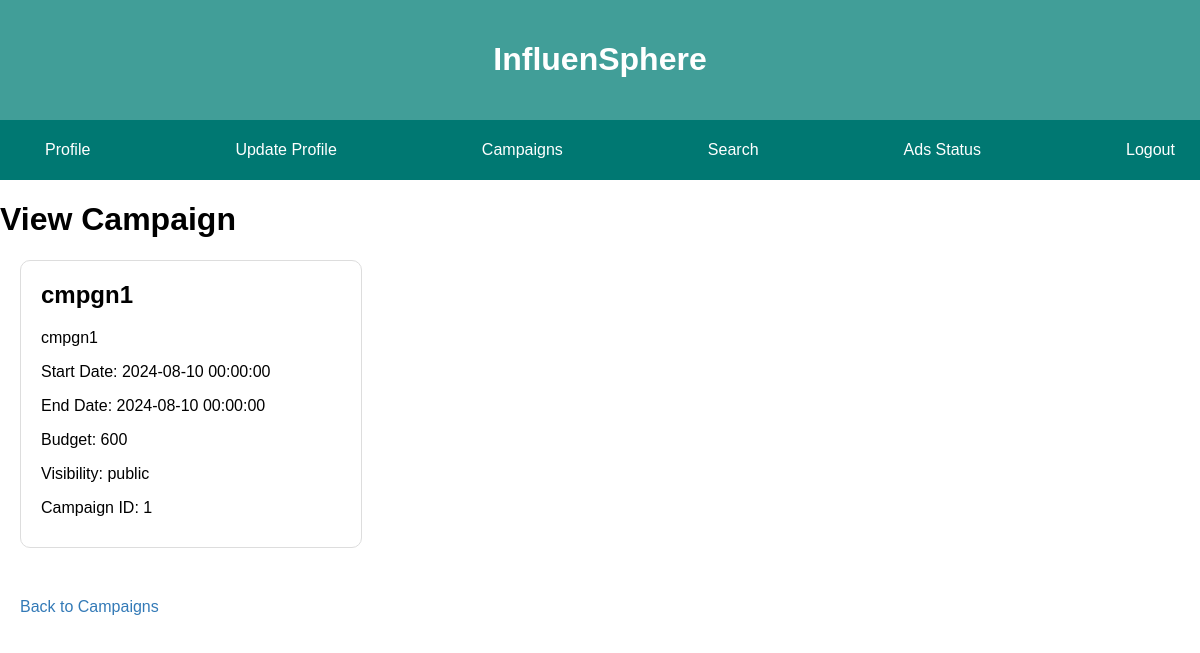
Page /campaigns/1 on the committed database.
### backend/models.py (models this page shows)
class Campaign(db.Model):
    __tablename__ = 'campaigns'
    id = Column(Integer, primary_key=True)
    name = Column(String, nullable=False)
    description = Column(String)
    start_date = Column(DateTime)
    end_date = Column(DateTime)
    budget = Column(Integer)
    visibility = Column(Enum('public', 'private', name='campaign_visibility'))
    sponsor_id=Column(Integer,ForeignKey('users.id'))
    sponsor = relationship('Sponsor', backref='campaigns')
    flag= Column(Boolean, default=False)

### backend/controllers.py (the view)
@app.route('/campaigns/<int:id>')
def view_campaign(id):
    campaign = Campaign.query.get_or_404(id)
    return render_template('view_campaign.html', campaign=campaign)

### templates/view_campaign.html (shortened to what this page needs)
<!DOCTYPE html>
<html>
<head>
    <link rel="stylesheet" href="{{ url_for('static', filename='campaigns.css')}}">
</head>
<body>
    <header>
        <h1>InfluenSphere</h1>
    </header>
    <nav>
        <ul>
            <li><a href="/sdashboard" class="nav-link">Profile</a></li>
            <li><a href="/supdate" class="nav-link">Update Profile</a></li>
            <li><a href="/campaigns" class="nav-link">Campaigns</a></li>
            <li><a href="/search" class="nav-link">Search</a>
            <li><a href="/ads_details" class="nav-link">Ads Status</a>
            <li><a href="/logout" class="nav-link">Logout</a>
        </ul>
    </nav>
    <h1>View Campaign</h1>
    <div class="campaign card container">
        <h2>{{ campaign.name }}</h2>
        <p>{{ campaign.description }}</p>
        <p>Start Date: {{ campaign.start_date }}</p>
        <p>End Date: {{ campaign.end_date }}</p>
        <p>Budget: {{ campaign.budget }}</p>
        <p>Visibility: {{ campaign.visibility }}</p>
        <p>Campaign ID: {{ campaign.id }}</p>
    </div>
    <button><a href="{{ url_for('campaigns') }}">Back to Campaigns</a></button>
</body>
</html>

### static/campaigns.css (style rules this page uses)
body { font-family: Arial, sans-serif; margin: 0; padding: 0; }
header { background: #419E98; color: #fff; padding: 20px; text-align: center; }
nav { background-color: #007872; padding: 5px; text-align: center; }
nav ul { list-style: none; left-margin: 30px; padding: 0; display: flex; justify-content: space-between; }
nav li { margin-right: 20px; margin-left:40px; }
.nav-link { color: #fff; text-decoration: none; transition: color 0.3s; }
.card { background-color: #fff; border: 1px solid #ddd; border-radius: 10px; padding: 20px; margin: 20px; width: 300px; }
.container { padding: 20px; }
.container h2 { font-weight: bold; margin-top: 0; }
.container p { margin-bottom: 10px; }
button { margin-top: 20px; background-color: #fff; border: none; padding: 10px 20px; font-size: 16px; cursor: pointer; }
button a { text-decoration: none; color: #337ab7; }

### rows in the picture
Campaign: name "cmpgn1", description "cmpgn1", start_date "2024-08-10 00:00:00", end_date "2024-08-10 00:00:00", budget "600", visibility "public", id "1"
